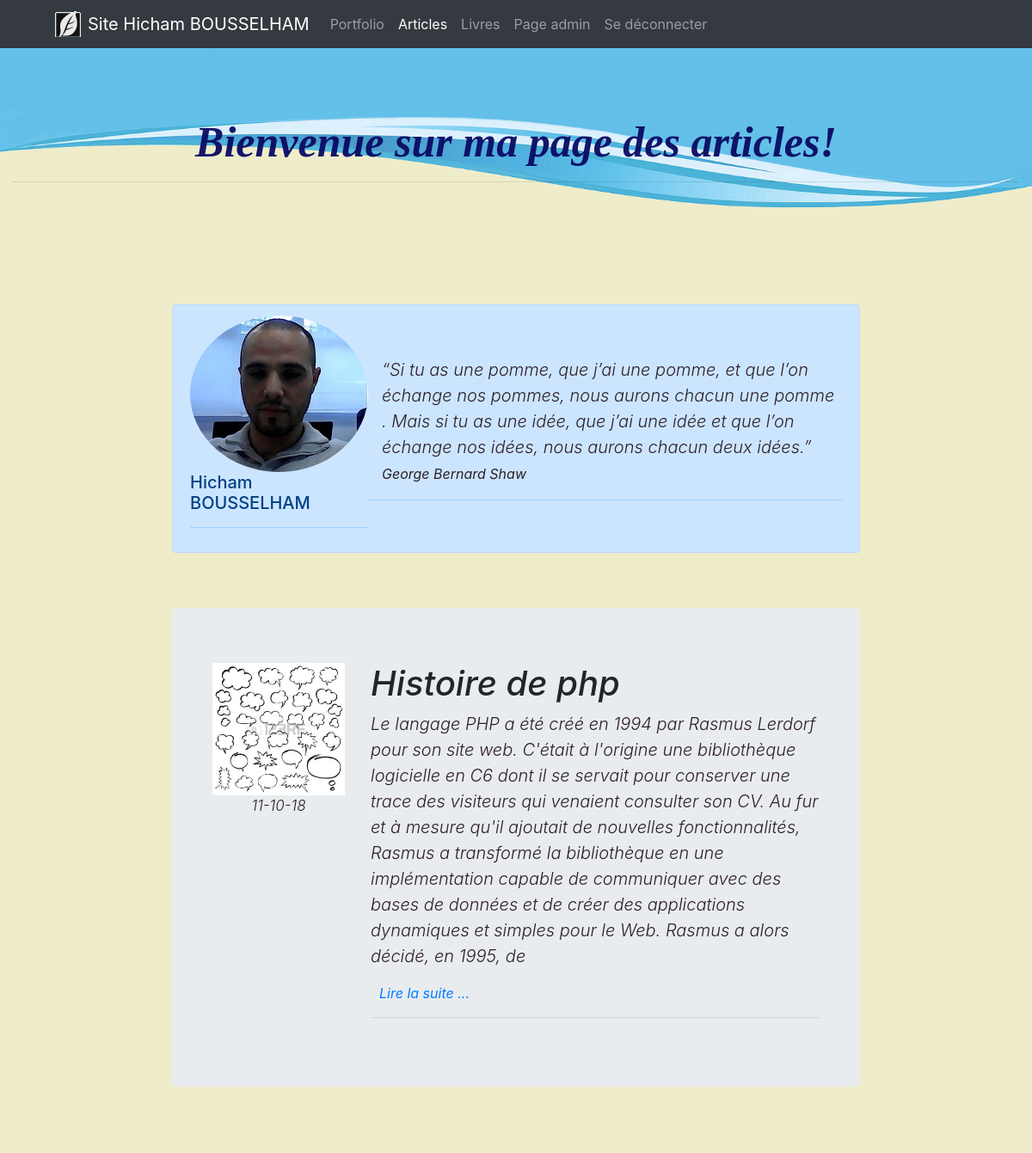
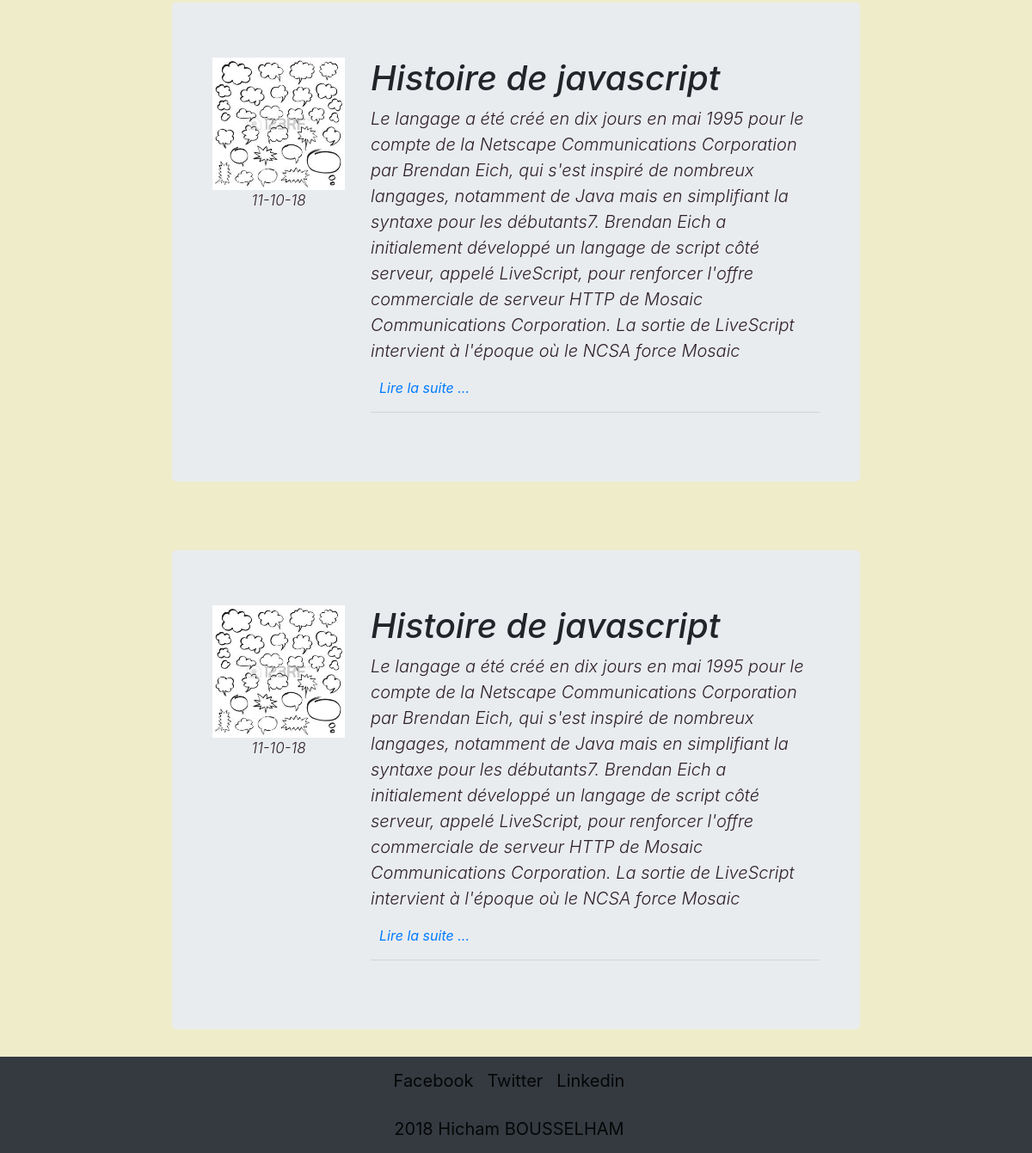
Screenshot of /blog.php (signed in) with the database file from the repository (2 pictures, top to bottom).
### tables this page shows
CREATE TABLE `articles` (
  `idBlog` int(11) NOT NULL,
  `title` varchar(250) NOT NULL,
  `content` text NOT NULL,
  `date` datetime NOT NULL,
  `id` int(11) NOT NULL
);

### blog.php (called while the page is built, shortened)
<?php
require('config/database.php');
require('includes/functions.php');
require('views/blog.view.php');

### includes/functions.php (called while the page is built, shortened)
<?php
if(!function_exists('e')){
    function e($string){
        if($string){
            return htmlspecialchars($string);
        }
    }
}
if(!function_exists('get_session')){
    function get_session($key){
        if($key){
            return !empty($_SESSION[$key])
                ? e($_SESSION[$key])
                : null;
    }
    }
}
if(!function_exists('is_logged_in')){
    function is_logged_in(){
        return isset($_SESSION['user.id']) || isset($_SESSION['pseudo']);
    }
}
if(!function_exists('set_active')){
    function set_active($file, $class = 'active'){
        $page = array_pop(explode('/', $_SERVER['SCRIPT_NAME']));
        if($page == $file.'.php'){
            return $class;
        }else {
            return "";
        }
    }
}
function getBlogs(){
    global $db;
    $q = $db->prepare("SELECT idBlog, title, content, date FROM articles ORDER BY date DESC");
    $q->execute();
    $data = $q->fetchAll(PDO::FETCH_OBJ);
    return $data;
}

### views/blog.view.php (the view, shortened to what this page needs)
<?php
include ('partials/_header.php');
?>
    <div class="row slider1 d-flex justify-content-center  align-items-center">
        <div class=" col-12 text-center" >
            <h1 class="entete">Bienvenue sur ma page des articles!</h1>
            <hr>
        </div>
    </div>
    <div class="row">
        <div class="col-2"></div>
        <div class=" col-8 alert alert-primary profile d-flex justify-center mt-5">
            <aside>
                <img src="assets/images/win.jpg" alt="Hicham BOUSSELHAM" class="rounded-circle">
                <h5>Hicham BOUSSELHAM</h5>
                <hr>
            </aside>
            <article>
                <div class="lead mt-5 ml-3">
                    “Si tu as une pomme, que j’ai une pomme, et que l’on échange nos pommes, nous aurons chacun une pomme
                    . Mais si tu as une idée, que j’ai une idée et que l’on échange nos idées, nous aurons chacun deux idées.”<br/>
                    <small>George Bernard Shaw</small>
                </div>
                <hr>
            </article>
        </div>
    </div>
<?php
    $articles = getBlogs();
    foreach($articles as $article):
    $title = $article->title;
    $blog = $article->content;
    $date =  strtotime($article->date);
    $date = date("d-m-y", $date);
    $article = $article->idBlog;
?>
        <div class="row">
            <div class="col-2"></div>
            <div class="col-8 jumbotron profile d-flex justify-center jumbotron mt-5">
                <aside class="col-3">
                    <img src="assets/images/cards1.jpg" alt="" class="img-fluid">
                    <p class="lead text-center"><?= $date ?></p>
                </aside>
                <article class="col-9">
                    <h1 class="display-6" ;"><?= $title ?></h1>
                    <p class="lead"><?= substr($blog, 0, 500) ?></p>
                    <a style="margin-left: 10px" href="pageBlog.php?id=<?= get_session('user_id') ?>&idBlog=<?= $article ?>">Lire la suite ...</a>
                    <hr>
                </article>
            </div>
        </div>
<?php endforeach; ?>
<?php include ('partials/_link.php');?>
<?php include ('partials/_footer.php');?>

### partials/_header.php (shortened to what this page needs)
<!doctype html>
<html lang="fr">
<head>
    <link rel="stylesheet" href="assets/css/bootstrap.min.css">
    <link rel="stylesheet" href="assets/css/main.css">
</head>
<body>
<?php include ('partials/_nav.php'); ?>
<div class="container-fluid">

### partials/_nav.php (shortened to what this page needs)
<nav class="navbar navbar-expand-lg navbar-dark bg-dark">
    <img src="assets/images/logo.png" width="30" height="30" class="d-inline-block align-top ml-5 mr-2" alt="" />
    <a class="navbar-brand <?= set_active('index') ?>" href="index.php">Site Hicham BOUSSELHAM</a>
    <div class="collapse navbar-collapse" id="navbarNav">
        <ul class="navbar-nav">
            <?php if( is_logged_in()) :?>
            <li class="nav-item <?= set_active('portfolio') ?>">
                <a class="nav-link" href="portfolio.php?id=<?= get_session('user_id')?>">Portfolio<span class="sr-only">(current)</span></a>
            </li>
            <li class="nav-item <?= set_active('blog') ?>">
                <a class="nav-link" href="blog.php?id=<?= get_session('user_id')?>">Articles<span class="sr-only">(current)</span></a>
            </li>
            <li class="nav-item <?= set_active('books') ?>">
                <a class="nav-link" href="books.php?id=<?= get_session('user_id')?>">Livres<span class="sr-only">(current)</span></a>
            </li>
            <?php if($_SESSION['idType'] == 1) :?>
            <li class="nav-item <?= set_active('pageAdmin') ?>">
                <a class="nav-link" href="pageAdmin.php?id=<?= get_session('user_id')?>">Page admin<span class="sr-only">(current)</span></a>
            </li>
            <?php endif; ?>
            <li>
                <a class="nav-link form-inline my-2 my-lg-0 navbar-right" href="logout.php">Se déconnecter<span class="sr-only">(current)</span></a>
            </li>
            <?php endif; ?>
        </ul>
    </div>
</nav>

### partials/_link.php
<div class="row">
    <div class="col-12 navbar  justify-content-md-center navbar-light bg-dark">
        <a class="navbar-brand" href="https://www.facebook.com/?ref=tn_tnmn" target="_blank">Facebook</a>
        <a class="navbar-brand" href="https://twitter.com/" target="_blank">Twitter</a>
        <a class="navbar-brand" href="https://www.linkedin.com/feed/" target="_blank">Linkedin</a>
    </div>
    <div class="col-12 navbar justify-content-center item align-items-center navbar-light bg-dark">
        <div class="navbar-brand">2018 Hicham BOUSSELHAM</div>
    </div>
</div>

### partials/_footer.php (shortened to what this page needs)
</div>
</body>
</html>

### assets/css/main.css (style rules this page uses)
body { background-color: #EFECCA; }
.jumbotron { font-style: italic; }
.slider1 { background-image: url('../../assets/images/vague.PNG'); background-size: cover; height: 250px; }
.entete { color: rgba(8, 9, 99, 0.95); font-family: "Times New Roman", Times, serif; font-size: 50px; font-style: italic; Font-Weight: Bold; }
.profile { margin-right: 40px }
.profile aside p { font-size: 17px; }
.lead { color: #2e202a; font-style: italic; }

### rows the page displays
articles: date "11-10-18", title "Histoire de php", content "Le langage PHP a été créé en 1994 par Rasmus Lerdorf pour son site web. C'était à l'origine une bibliothèque logicielle en C6 dont il se servait pour conserver une trace des visiteurs qui venaient consulter son CV. Au fur et à mesure qu'il ajoutait de nouvelles fonctionnalités, Rasmus a transformé la bibliothèque en une implémentation capable de communiquer avec des bases de données et de créer des applications dynamiques et simples pour le Web. Rasmus a alors décidé, en 1995, de"
articles: date "11-10-18", title "Histoire de javascript", content "Le langage a été créé en dix jours en mai 1995 pour le compte de la Netscape Communications Corporation par Brendan Eich, qui s'est inspiré de nombreux langages, notamment de Java mais en simplifiant la syntaxe pour les débutants7. Brendan Eich a initialement développé un langage de script côté serveur, appelé LiveScript, pour renforcer l'offre commerciale de serveur HTTP de Mosaic Communications Corporation. La sortie de LiveScript intervient à l'époque où le NCSA force Mosaic"
articles: date "11-10-18", title "Histoire de javascript", content "Le langage a été créé en dix jours en mai 1995 pour le compte de la Netscape Communications Corporation par Brendan Eich, qui s'est inspiré de nombreux langages, notamment de Java mais en simplifiant la syntaxe pour les débutants7. Brendan Eich a initialement développé un langage de script côté serveur, appelé LiveScript, pour renforcer l'offre commerciale de serveur HTTP de Mosaic Communications Corporation. La sortie de LiveScript intervient à l'époque où le NCSA force Mosaic"
